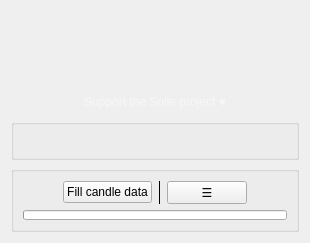
      <widget class="QWidget" name="tab_5">
       <attribute name="title">
        <string>Collect</string>
       </attribute>
       <layout class="QVBoxLayout" name="verticalLayout_4">
        <item>
         <spacer name="verticalSpacer_3">
          <property name="orientation">
           <enum>Qt::Vertical</enum>
          </property>
          <property name="sizeHint" stdset="0">
           <size>
            <width>20</width>
            <height>40</height>
           </size>
          </property>
         </spacer>
        </item>
        <item>
         <layout class="QVBoxLayout" name="verticalLayout_14"/>
        </item>
        <item>
         <layout class="QHBoxLayout" name="horizontalLayout_20"/>
        </item>
        <item>
         <layout class="QHBoxLayout" name="horizontalLayout_17"/>
        </item>
        <item>
         <spacer name="verticalSpacer_4">
          <property name="orientation">
           <enum>Qt::Vertical</enum>
          </property>
          <property name="sizeHint" stdset="0">
           <size>
            <width>20</width>
            <height>40</height>
           </size>
          </property>
         </spacer>
        </item>
        <item>
         <layout class="QHBoxLayout" name="horizontalLayout_21">
          <item>
           <spacer name="horizontalSpacer_17">
            <property name="orientation">
             <enum>Qt::Horizontal</enum>
            </property>
            <property name="sizeHint" stdset="0">
             <size>
              <width>40</width>
              <height>20</height>
             </size>
            </property>
           </spacer>
          </item>
          <item>
           <widget class="QPushButton" name="pushButton_9">
            <property name="styleSheet">
             <string notr="true">color:rgba(255,255,255,0.5)</string>
            </property>
            <property name="text">
             <string>Support the Solie project ♥</string>
            </property>
            <property name="flat">
             <bool>true</bool>
            </property>
           </widget>
          </item>
          <item>
           <spacer name="horizontalSpacer_18">
            <property name="orientation">
             <enum>Qt::Horizontal</enum>
            </property>
            <property name="sizeHint" stdset="0">
             <size>
              <width>40</width>
              <height>20</height>
             </size>
            </property>
           </spacer>
          </item>
         </layout>
        </item>
        <item>
         <widget class="QGroupBox" name="groupBox_10">
          <layout class="QVBoxLayout" name="verticalLayout_12">
           <item>
            <widget class="QLabel" name="label_6">
             <property name="alignment">
              <set>Qt::AlignCenter</set>
             </property>
            </widget>
           </item>
          </layout>
         </widget>
        </item>
        <item>
         <widget class="QGroupBox" name="groupBox_6">
          <layout class="QVBoxLayout" name="verticalLayout_17">
           <item>
            <layout class="QHBoxLayout" name="horizontalLayout_24">
             <item>
              <spacer name="horizontalSpacer_8">
               <property name="orientation">
                <enum>Qt::Horizontal</enum>
               </property>
               <property name="sizeHint" stdset="0">
                <size>
                 <width>40</width>
                 <height>20</height>
                </size>
               </property>
              </spacer>
             </item>
             <item>
              <widget class="QPushButton" name="pushButton_2">
               <property name="text">
                <string>Fill candle data</string>
               </property>
              </widget>
             </item>
             <item>
              <widget class="VerticalDivider" name="frame">
               <property name="frameShape">
                <enum>QFrame::VLine</enum>
               </property>
              </widget>
             </item>
             <item>
              <widget class="QPushButton" name="pushButton_13">
               <property name="sizePolicy">
                <sizepolicy hsizetype="Fixed" vsizetype="Fixed">
                 <horstretch>0</horstretch>
                 <verstretch>0</verstretch>
                </sizepolicy>
               </property>
               <property name="text">
                <string>☰</string>
               </property>
              </widget>
             </item>
             <item>
              <spacer name="horizontalSpacer_9">
               <property name="orientation">
                <enum>Qt::Horizontal</enum>
               </property>
               <property name="sizeHint" stdset="0">
                <size>
                 <width>40</width>
                 <height>20</height>
                </size>
               </property>
              </spacer>
             </item>
            </layout>
           </item>
           <item>
            <layout class="QHBoxLayout" name="horizontalLayout_12">
             <item>
              <widget class="QProgressBar" name="progressBar_3">
               <property name="font">
                <font>
                 <pointsize>1</pointsize>
                </font>
               </property>
               <property name="maximum">
                <number>1000</number>
               </property>
               <property name="textVisible">
                <bool>false</bool>
               </property>
              </widget>
             </item>
            </layout>
           </item>
          </layout>
         </widget>
        </item>
       </layout>
      </widget>
